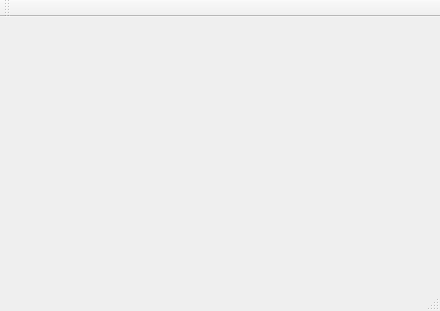
<?xml version="1.0" encoding="UTF-8"?>
<ui version="4.0">
 <class>MainWindow</class>
 <widget class="QMainWindow" name="MainWindow">
  <property name="geometry">
   <rect>
    <x>0</x>
    <y>0</y>
    <width>440</width>
    <height>311</height>
   </rect>
  </property>
  <property name="windowTitle">
   <string>Parallel 2.0</string>
  </property>
  <widget class="QWidget" name="centralWidget"/>
  <widget class="QMenuBar" name="menuBar">
   <property name="geometry">
    <rect>
     <x>0</x>
     <y>0</y>
     <width>440</width>
     <height>25</height>
    </rect>
   </property>
  </widget>
  <widget class="QToolBar" name="mainToolBar">
   <attribute name="toolBarArea">
    <enum>TopToolBarArea</enum>
   </attribute>
   <attribute name="toolBarBreak">
    <bool>false</bool>
   </attribute>
  </widget>
  <widget class="QStatusBar" name="statusBar"/>
 </widget>
 <layoutdefault spacing="6" margin="11"/>
 <resources/>
 <connections/>
</ui>
